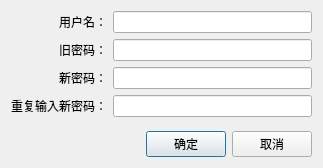
<?xml version="1.0" encoding="UTF-8"?>
<ui version="4.0">
 <class>DialogModifyPassword</class>
 <widget class="QDialog" name="DialogModifyPassword">
  <property name="geometry">
   <rect>
    <x>0</x>
    <y>0</y>
    <width>323</width>
    <height>168</height>
   </rect>
  </property>
  <property name="windowTitle">
   <string>修改密码</string>
  </property>
  <layout class="QVBoxLayout" name="verticalLayout">
   <item>
    <layout class="QGridLayout" name="gridLayout">
     <item row="0" column="0">
      <widget class="QLabel" name="label">
       <property name="text">
        <string>用户名：</string>
       </property>
       <property name="alignment">
        <set>Qt::AlignRight|Qt::AlignTrailing|Qt::AlignVCenter</set>
       </property>
      </widget>
     </item>
     <item row="0" column="1">
      <widget class="QLineEdit" name="edtUserName"/>
     </item>
     <item row="1" column="0">
      <widget class="QLabel" name="label_2">
       <property name="text">
        <string>旧密码：</string>
       </property>
       <property name="alignment">
        <set>Qt::AlignRight|Qt::AlignTrailing|Qt::AlignVCenter</set>
       </property>
      </widget>
     </item>
     <item row="1" column="1">
      <widget class="QLineEdit" name="edtOldPassword">
       <property name="echoMode">
        <enum>QLineEdit::Password</enum>
       </property>
      </widget>
     </item>
     <item row="2" column="0">
      <widget class="QLabel" name="label_3">
       <property name="text">
        <string>新密码：</string>
       </property>
       <property name="alignment">
        <set>Qt::AlignRight|Qt::AlignTrailing|Qt::AlignVCenter</set>
       </property>
      </widget>
     </item>
     <item row="2" column="1">
      <widget class="QLineEdit" name="edtNewPassword1">
       <property name="echoMode">
        <enum>QLineEdit::Password</enum>
       </property>
      </widget>
     </item>
     <item row="3" column="0">
      <widget class="QLabel" name="label_4">
       <property name="text">
        <string>重复输入新密码：</string>
       </property>
       <property name="alignment">
        <set>Qt::AlignRight|Qt::AlignTrailing|Qt::AlignVCenter</set>
       </property>
      </widget>
     </item>
     <item row="3" column="1">
      <widget class="QLineEdit" name="edtNewPassword2">
       <property name="echoMode">
        <enum>QLineEdit::Password</enum>
       </property>
      </widget>
     </item>
    </layout>
   </item>
   <item>
    <spacer name="verticalSpacer">
     <property name="orientation">
      <enum>Qt::Vertical</enum>
     </property>
     <property name="sizeHint" stdset="0">
      <size>
       <width>20</width>
       <height>10</height>
      </size>
     </property>
    </spacer>
   </item>
   <item>
    <layout class="QHBoxLayout" name="horizontalLayout">
     <item>
      <spacer name="horizontalSpacer">
       <property name="orientation">
        <enum>Qt::Horizontal</enum>
       </property>
       <property name="sizeHint" stdset="0">
        <size>
         <width>40</width>
         <height>20</height>
        </size>
       </property>
      </spacer>
     </item>
     <item>
      <widget class="QPushButton" name="btnOk">
       <property name="text">
        <string>确定</string>
       </property>
      </widget>
     </item>
     <item>
      <widget class="QPushButton" name="btnCancel">
       <property name="text">
        <string>取消</string>
       </property>
      </widget>
     </item>
    </layout>
   </item>
  </layout>
 </widget>
 <resources/>
 <connections/>
</ui>
